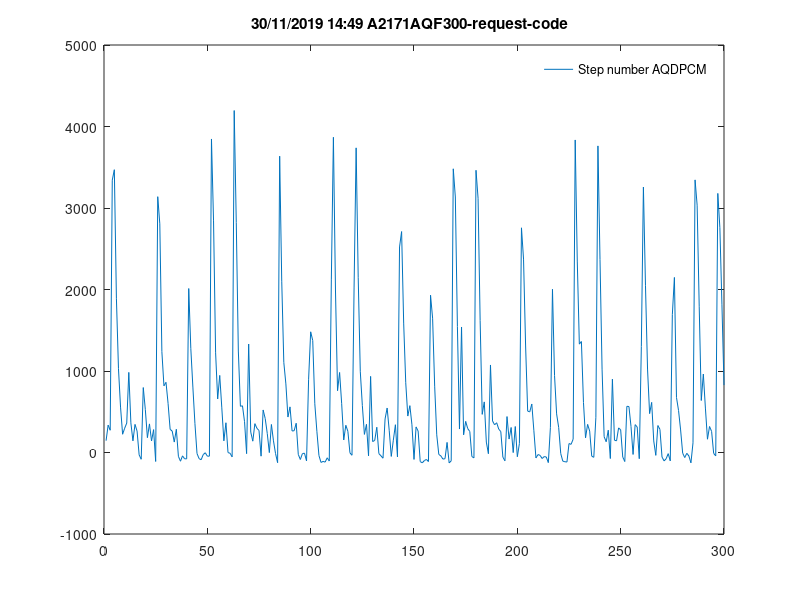

MATLAB code to generate this figure:
time = [145 336 273 3342 3470 1893 1029 557 224 298 361 983 364 143 345 263 -29 -83 797 526 182 351 142 281 -110 3139 2806 1238 818 861 603 284 263 128 285 -47 -107 -41 -77 -78 2012 1278 803 354 -12 -75 -89 -26 -3 -45 -45 3847 2842 1223 657 946 548 143 365 -1 -9 -54 4196 2823 1245 567 573 379 -14 1331 251 139 354 297 270 -45 522 417 233 -1 344 143 -13 -125 3636 2102 1106 842 435 560 264 267 359 -23 -86 -14 -8 -103 899 1481 1374 598 261 -37 -122 -109 -118 -65 -105 2118 3868 1994 758 982 599 154 334 261 -4 -34 2019 3738 2150 997 578 222 346 -41 934 134 149 310 -14 -40 -70 412 546 273 -48 151 341 -54 2522 2711 1588 856 447 575 340 -85 314 263 -111 -127 -99 -85 -111 1930 1648 814 217 -24 -42 -81 -76 124 -127 -103 3481 3135 1547 288 1540 217 382 293 258 -50 -66 3463 3119 1619 468 621 128 -15 1074 387 340 365 287 256 -57 -102 441 165 307 -1 319 -52 110 2757 2373 1307 508 498 595 267 -67 -25 -35 -74 -50 -55 -124 308 2003 944 474 308 -13 -106 -113 -117 110 100 163 3835 2349 1330 1362 613 180 345 263 -45 -59 432 3762 2368 1023 193 132 274 -74 900 151 143 302 278 -55 -111 567 564 320 -24 342 313 -76 1300 3257 2052 1024 477 615 142 -35 331 284 -55 -103 -77 -14 -103 1692 2148 676 516 277 -8 -62 -10 -42 -127 119 3345 3035 1795 638 963 545 163 319 259 -11 -41 3179 2758 1812 827 ];
plot(time);
title(['30/11/2019 14:49 A2171AQF300-request-code  '])
legend('Step number AQDPCM')
legend boxoff